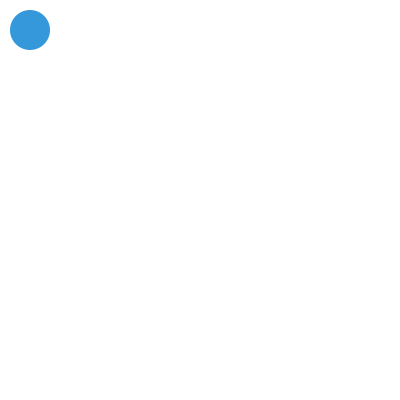
Frame 1 (no input)
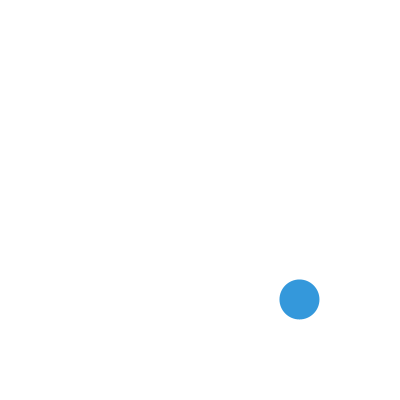
Frame 60 (the mouse pressed at the canvas centre just before this capture)
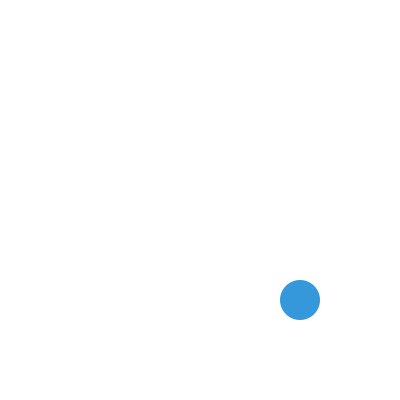
Frame 120 (the mouse held since frame 60 and released just before this capture)

The Processing sketch that drew these frames (run headless with seeded random() and noise(); from frame 60 on, the mouse is pressed at the canvas centre):

// Processing sketch: week10_1_Basics_of_easing
// ── week10_1_Basics_of_easing.pde
float x;
float y;

float xb;
float yb;

float pct = 0.1;

void setup() {
  size(400,400);
  
}


void draw() {
  
  xb = 300;
  yb = 300;
  
  x = x + (xb - x) * pct;
  y = y + (yb - y) * pct;
  
  background(255);
  
  fill(#3498DB);
  noStroke();
  ellipse(x,y,40,40);
}
